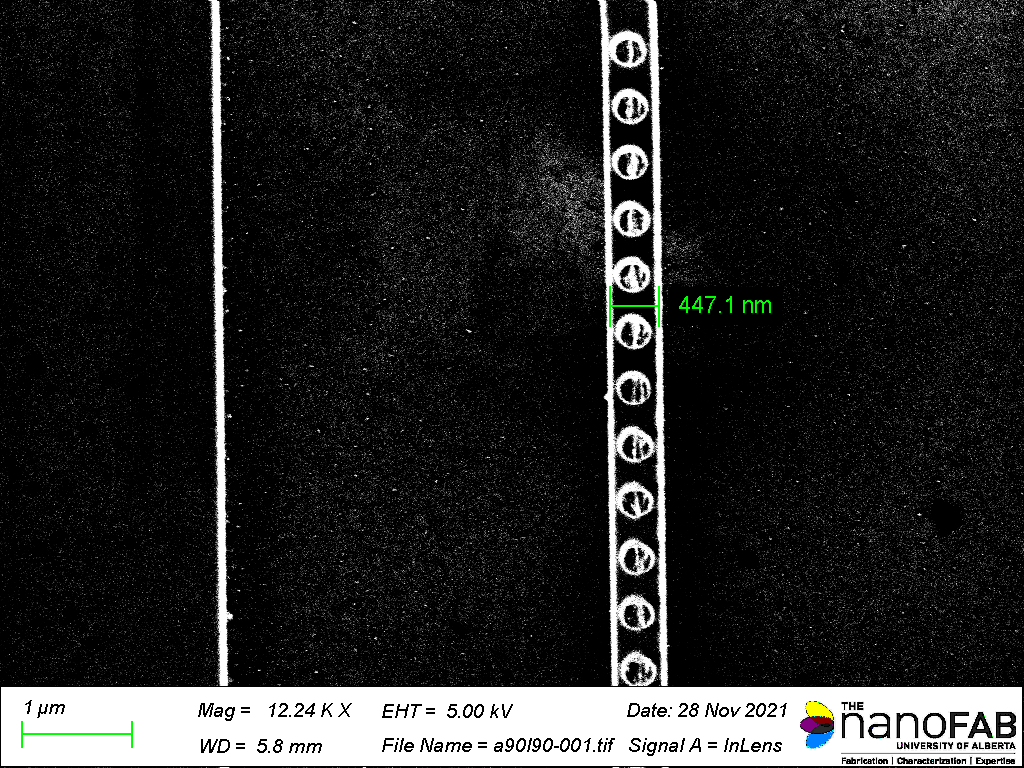
#> input picture images/a90l90-001/a90l90-001.tif, 1024 x 768 px
$ python -i rmbanner.py   (imports and definitions only)
#> lines starting #> are read from the running program, lines starting #| are printed output that depends on the picture; after the words box and inside, x2 and y2 are one past the last pixel; in counts of white or black regions, pixels touching at a corner belong together
#> further down, picture is the input picture: shape (768, 1024, 3); mean B, G, R 39.1, 39.5, 39.1
# -*- coding: utf-8 -*-
#
# Author: Marcus Kasdorf

import cv2
import numpy as np


def remove_banner(
    img: np.ndarray,
    thresh_init: float = 250,
    thresh_final: float = 126,
    kern_v: int = 13,
    kern_h: int = 13,
    kern: int = 5,
    alpha: float = 0.5,
    invert: bool = False,
    _debug: bool = False,
) -> np.ndarray:
    """
    Attempt to remove the banner from an image. Default settings
    assume a white banner at the bottom of the screen.

    Altered from: https://github.com/lwang94/sem_size_analysis/blob/803251cdcab3d8304a365df9ac5879fcd9346270/experiments/3_Label_Data.ipynb
    Added connected components section to better find the banner.

    Parameters
    ----------
    img : np.ndarray
        Image to remove the banner from.

    thresh_init : float, optional
        Initial threshold for the image. The default is 250.

    thresh_final : float, optional
        Final threshold for the image after eroding, dilating, and
        adding. The default is 126.

    kern_v : int, optional
        Vertical kernel size for the erosion and dilation. The default is 13.

    kern_h : int, optional
        Horizontal kernel size for the erosion and dilation. The default is 13.

    kern : int, optional
        Kernel size for the erosion and dilation, after adding the vertical and
        horizontally eroded and dilated images together. The default is 5.
        Larger values may increase the chance that the largest connected component
        is the banner, but it may also artificially increase the width of the banner.

    alpha : float, optional
        The fractional mix of the vertical and horizontal lines in the adding step.
        The default is 0.5 (equal weight of vertical and horizontal). Lower values
        weigh the horizontal lines more heavily, while higher values weigh the vertical
        lines more heavily.

    invert : bool, optional
        Whether to invert the image before processing. The default is False. If the
        banner is black instead of white, consider setting this to True.

    _debug : bool, optional
        Whether to return the intermediate steps of the algorithm. The default is False.

    Returns
    -------
    Tuple of np.ndarray
        The image with the removed banner and coordinates of the banner. If _debug is
        True, the intermediate steps of the algorithm are returned as well in a tuple.

    """
#> called with thresh_init = 250, thresh_final = 126, kern_v = 13, kern_h = 13, kern = 5, alpha = 0.5, invert = False, _debug = False
    # Convert to grayscale
    if len(img.shape) != 2:
        gray = cv2.cvtColor(img, cv2.COLOR_BGR2GRAY)
    else:
        gray = img.copy()

    # Binarize image
    if invert:
        gray = ~gray
    ret, binary = cv2.threshold(gray, thresh_init, 255, cv2.THRESH_BINARY)
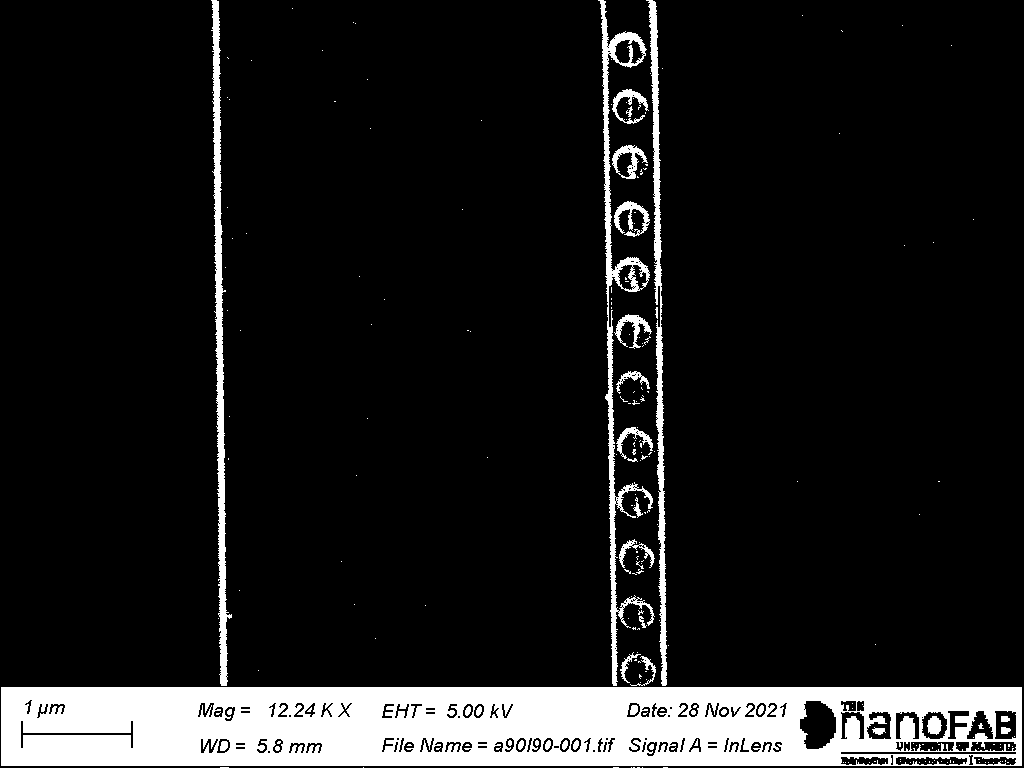
#> binary: shape (768, 1024); 11.1% white; 229 white regions (190 under 20 px), largest, box (x1, y1, x2, y2) and area: (1, 687, 1022, 766) 68781, (598, 0, 655, 686) 5132, (211, 0, 232, 686) 4608
#> ret = 250

    # Create the horizontal and vertical kernels
    vert_kernel = cv2.getStructuringElement(cv2.MORPH_RECT, (1, kern_v))
    hori_kernel = cv2.getStructuringElement(cv2.MORPH_RECT, (kern_h, 1))
    sq_kernel = cv2.getStructuringElement(cv2.MORPH_RECT, (kern, kern))

    # Find vertical and horizontal lines in the image
    img_v = cv2.morphologyEx(binary, cv2.MORPH_OPEN, vert_kernel, iterations=3)
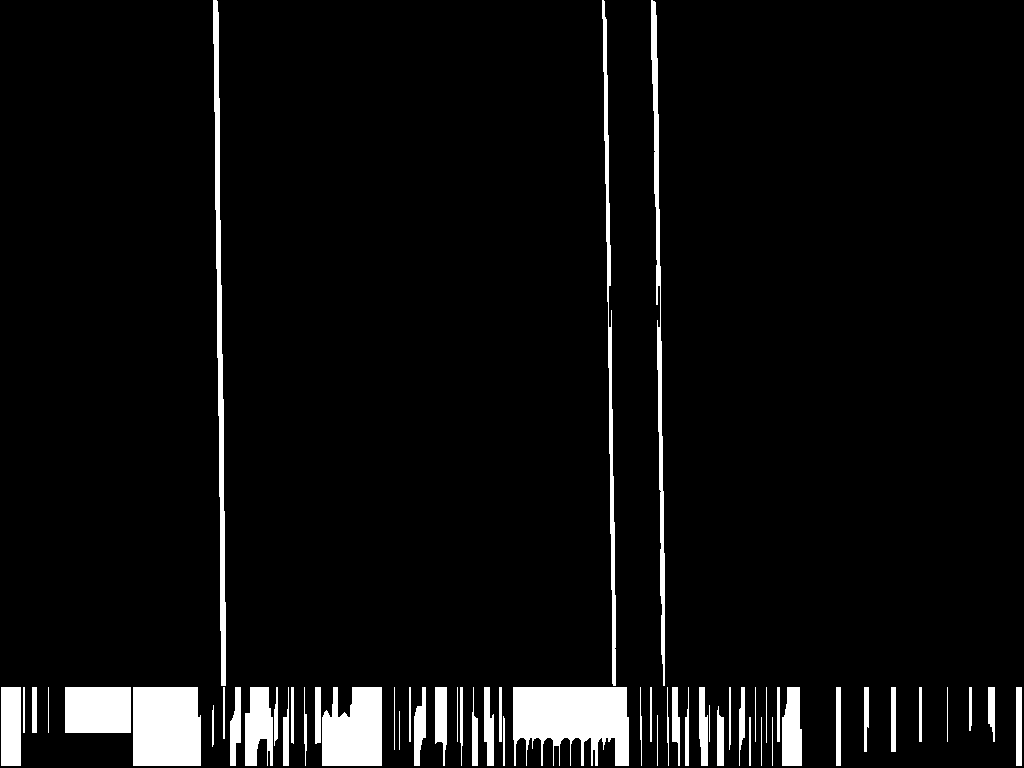
#> img_v: shape (768, 1024); 5.5% white; 57 white regions, largest, box (x1, y1, x2, y2) and area: (513, 687, 629, 766) 6919, (133, 687, 201, 766) 5284, (322, 687, 382, 766) 4083
    img_h = cv2.morphologyEx(binary, cv2.MORPH_OPEN, hori_kernel, iterations=3)
#> img_h: shape (768, 1024); 7.2% white; 6 white regions, box (x1, y1, x2, y2) and area: (1, 687, 1022, 766) 55877, (1, 714, 38, 717) 111, (641, 740, 682, 742) 82, (346, 709, 384, 711) 75, (235, 709, 272, 711) 74, (416, 711, 455, 712) 39

    # Add the vertical and horizontal lines together
    img_final = cv2.addWeighted(img_v, alpha, img_h, 1.0 - alpha, 0.0)
    img_final = cv2.erode(~img_final, sq_kernel, iterations=2)

    ret, binary2 = cv2.threshold(img_final, thresh_final, 255, cv2.THRESH_BINARY)
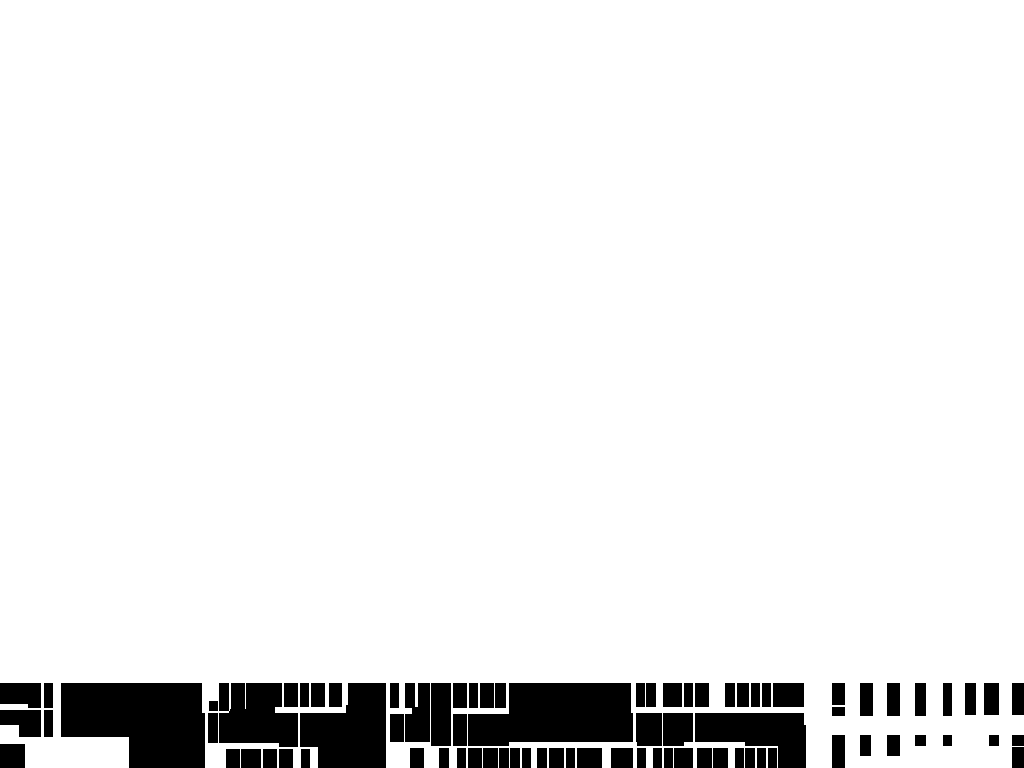
#> binary2: shape (768, 1024); 92.6% white; 82 black regions, largest, box (x1, y1, x2, y2) and area: (61, 683, 205, 768) 10042, (468, 683, 633, 746) 8568, (300, 683, 386, 768) 5508
#> ret = 126

    # Find the largest connected component
    nlabels, labels, stats, centroids = cv2.connectedComponentsWithStats(~binary2)
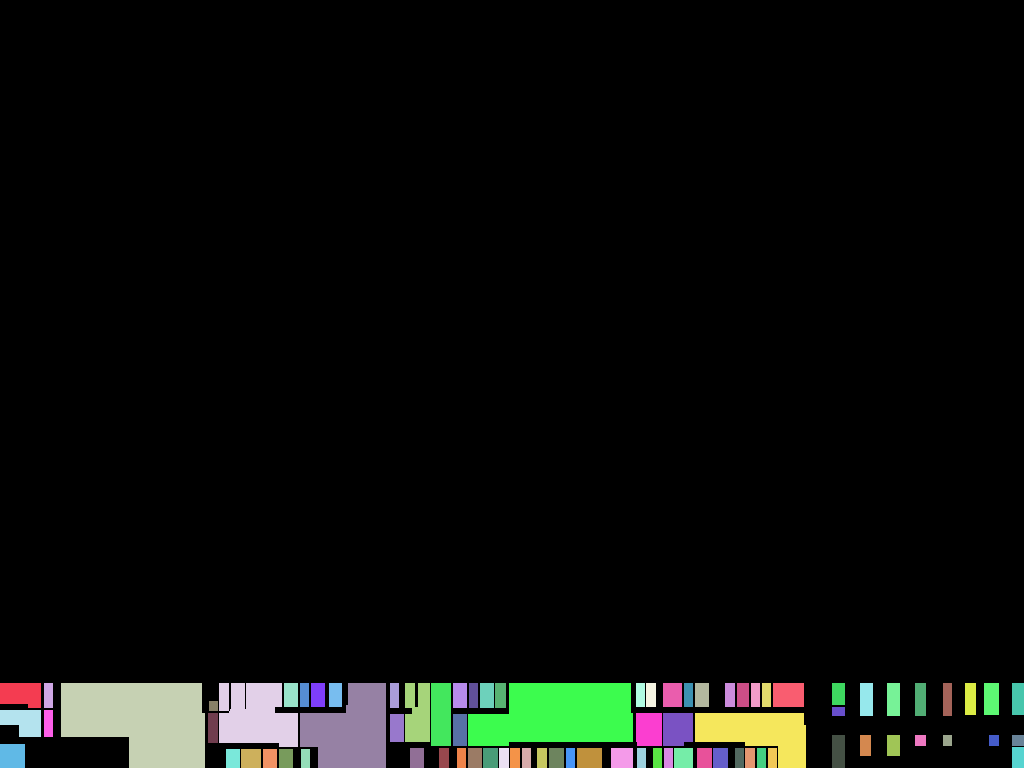
#> labels: shape (768, 1024) int32; 83 distinct labels, from 0 to 82; one colour per label, 0 black
#> nlabels = 83; stats = 83 rows, first 6: [0, 0, 1024, 768, 727920], [0, 683, 41, 25, 913], [44, 683, 9, 25, 225], [61, 683, 144, 85, 10042], [219, 683, 79, 64, 4194], [284, 683, 14, 24, 336]; centroids = 83 pairs, first value 12 to 1017.5, second value 356.3 to 758
    ind_large = stats[1:, 4].argmax() + 1   # Index 0 is background
#> ind_large = 3

    # Assume the largest connected component is the banner
    # (not very accurate, but the height is usually correct which is important)
    x1, y1, xlen, ylen, area = stats[ind_large]
#> x1 = 61; y1 = 683; xlen = 144; ylen = 85; area = 10042
    x2 = x1 + xlen
#> x2 = 205
    y2 = y1 + ylen
#> y2 = 768
    loc = ((x1, y1), (x2, y2))
#> loc = ((61, 683), (205, 768))

    # Crop out the banner
    out = img.copy()[:y1, :]
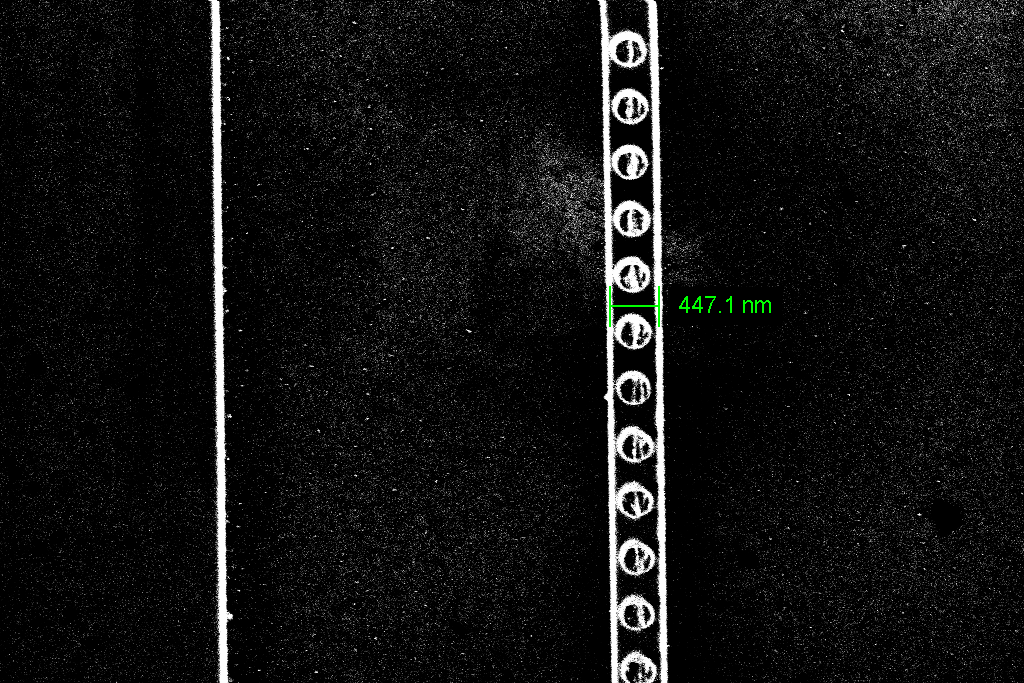
#> out: shape (683, 1024, 3); mean B, G, R 17.5, 17.8, 17.5

    if _debug:
        return out, loc, (img_v, img_h, img_final, binary2)
    else:
        return out, loc

>>> import cv2
>>> picture = cv2.imread('../../images/a90l90-001/a90l90-001.tif')
>>> result = remove_banner(picture)
